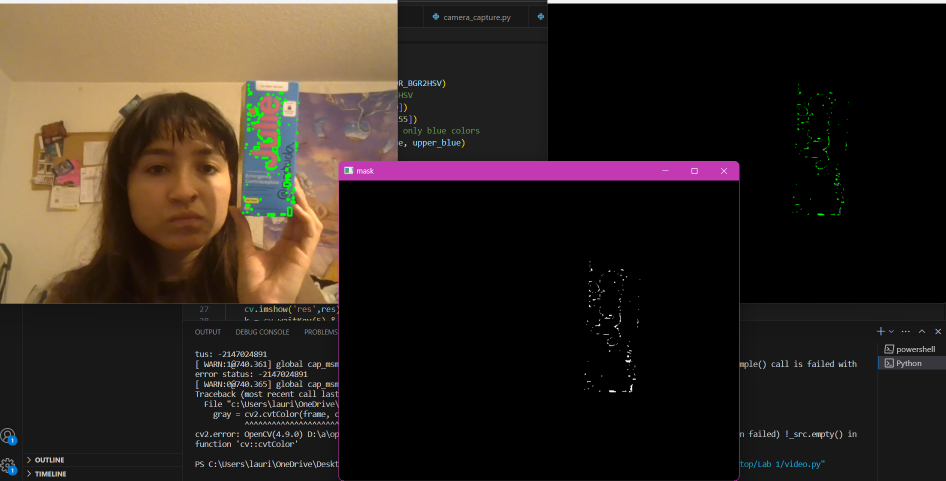
#> input picture Lab 1/normal_blue.png, 1892 x 961 px, given in place of the camera (shown at 1/2 size)
$ python task_4.py
#> lines starting #> are read from the running program, lines starting #| are printed output that depends on the picture; after the words box and inside, x2 and y2 are one past the last pixel; in counts of white or black regions, pixels touching at a corner belong together
import cv2
import numpy as np
#Reference: https://docs.opencv.org/4.x/df/d9d/tutorial_py_colorspaces.html

# Open the camera
cap = cv2.VideoCapture(0)

while True:
    # Read each frame from the camera
    ret, frame = cap.read()
#> frame is the input picture: shape (961, 1892, 3); mean B, G, R 32.4, 39.2, 48.5

    # Convert from BGR to HSV
    hsv = cv2.cvtColor(frame, cv2.COLOR_BGR2HSV)
#> hsv: shape (961, 1892, 3); mean H, S, V 10, 37.3, 50.1

    # Get the HSV values of a specific pixel (e.g., center of the frame)
    pixel_hsv = hsv[frame.shape[0] // 2, frame.shape[1] // 2]
#> pixel_hsv = [0, 0, 0]

    # Define the color range for blue
    lower_color = np.array([100, 80, 110])
    upper_color = np.array([115, 200, 210])

    # Threshold the HSV image to get only the blue color
    mask = cv2.inRange(hsv, lower_color, upper_color)
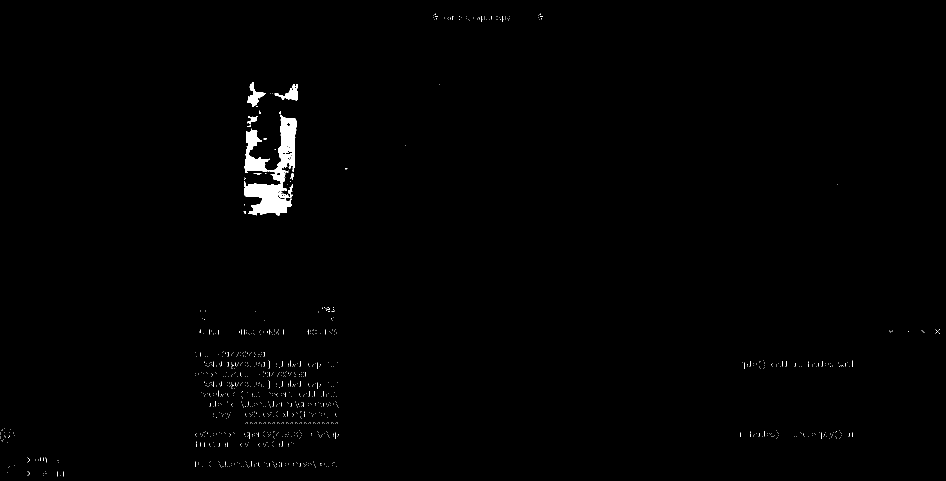
#> mask: shape (961, 1892) (shown at 1/2 size); 0.73% white; 1193 white regions (1186 under 20 px)

    # Find contours in the mask
    contours, _ = cv2.findContours(mask, cv2.RETR_EXTERNAL, cv2.CHAIN_APPROX_SIMPLE)
#> contours = 1193 contours, 1188 with area under 20; largest, box (x1, y1, x2, y2) and area: (488, 229, 594, 431) 8902, (495, 164, 532, 213) 578, (549, 168, 595, 201) 544, (494, 233, 516, 248) 106, (580, 347, 587, 358) 32

    # Draw bounding boxes around the detected contours
    for contour in contours:
        x, y, w, h = cv2.boundingRect(contour)
        cv2.rectangle(frame, (x, y), (x+w, y+h), (0, 255, 0), 2)
#> this loop made 1193 passes
#> (x, y, w, h) on passes 1 to 3: (120, 950, 1, 1), (87, 950, 1, 1), (92, 947, 1, 1)
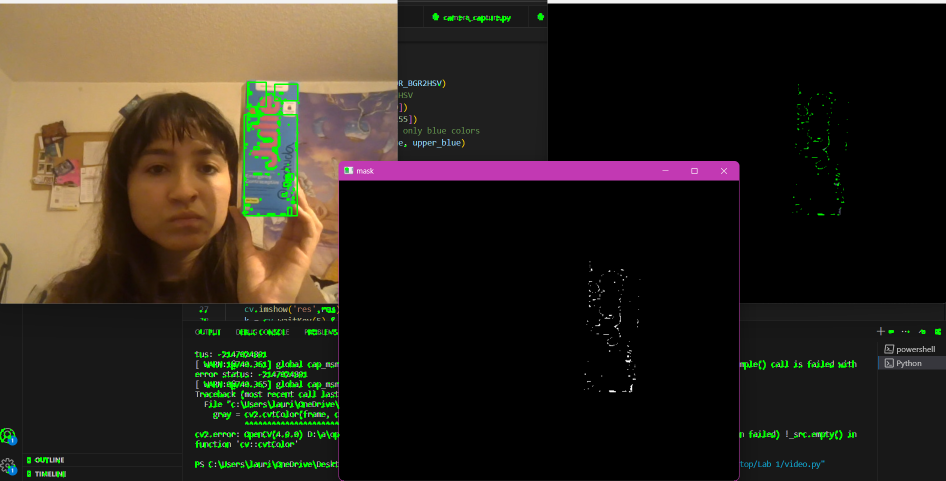
#> frame: shape (961, 1892, 3) (shown at 1/2 size); 1.14% of pixels changed, all inside (x1, y1, x2, y2) = (0, 26, 1882, 955)

    # Display the frame with bounding boxes
    cv2.imshow('Blue Object Tracking', frame)

    # Break loop when 's' is pressed
    if cv2.waitKey(1) & 0xFF == ord('s'):
#> (key Esc is pressed here)
        break

# Release the camera and close the OpenCV window
cap.release()
cv2.destroyAllWindows()
